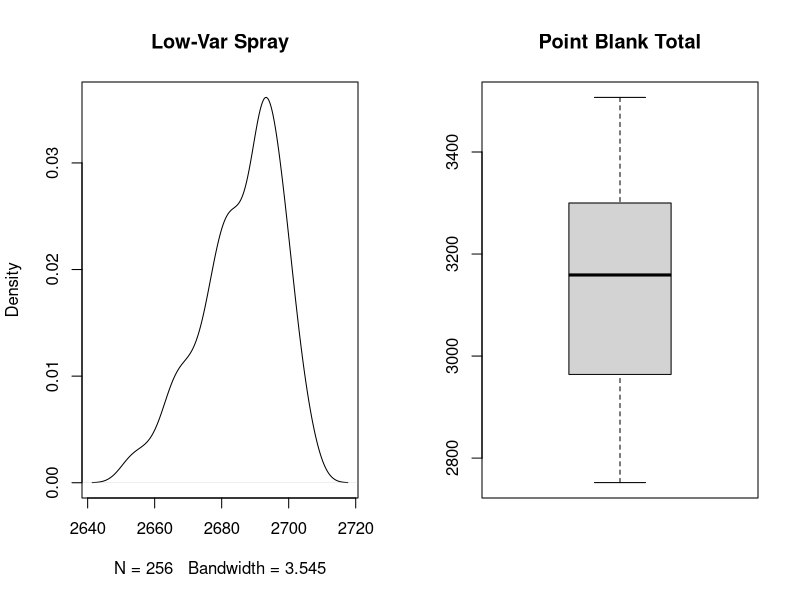

The R source for this figure:
# Dedicated to decino and caused by his BFG video
# https://www.youtube.com/watch?v=MsCqLQJ1EOc

# This is for seeing the stats of a point blank BFG spray with all 40
# rays and the orb hitting the same target.

# Assumptions:
# + All (40*15)D8 RNG rolls are consecutive (severely reducing variance
#   due to the 256 element random table wrapping around twice for one
#   single BFG strike.
# + Since the orb hits several frames earlier, its 100*1D8 damage is
#   considered to be 'independent' since there is no telling how many
#   rng numbers have been drawn between orb strike and BFG spray.

# Textual Results:
# > summary(data_total_sim)
#   Min. 1st Qu.  Median    Mean 3rd Qu.    Max. 
#   2752    2964    3159    3134    3300    3507 
# > summary(data_spray)
#   Min. 1st Qu.  Median    Mean 3rd Qu.    Max. 
#   2652    2679    2688    2686    2695    2707 
# > summary(data_orb)
#   Min. 1st Qu.  Median    Mean 3rd Qu.    Max. 
#   100.0   300.0   500.0   447.7   600.0   800.0
#
# Assuming independence of both this leads to min == 2752 and max == 3507

# https://www.doomworld.com/forum/topic/89069-shotgun-minimum-damage-and-rng/
rng = c(0, 8, 109, 220, 222, 241, 149, 107,  75, 248, 254, 140,  16,  66 ,
    74,  21, 211,  47,  80, 242, 154,  27, 205, 128, 161,  89,  77,  36 ,
    95, 110,  85,  48, 212, 140, 211, 249,  22,  79, 200,  50,  28, 188 ,
    52, 140, 202, 120,  68, 145,  62,  70, 184, 190,  91, 197, 152, 224 ,
    149, 104,  25, 178, 252, 182, 202, 182, 141, 197,   4,  81, 181, 242 ,
    145,  42,  39, 227, 156, 198, 225, 193, 219,  93, 122, 175, 249,   0 ,
    175, 143,  70, 239,  46, 246, 163,  53, 163, 109, 168, 135,   2, 235 ,
    25,  92,  20, 145, 138,  77,  69, 166,  78, 176, 173, 212, 166, 113 ,
    94, 161,  41,  50, 239,  49, 111, 164,  70,  60,   2,  37, 171,  75 ,
    136, 156,  11,  56,  42, 146, 138, 229,  73, 146,  77,  61,  98, 196 ,
    135, 106,  63, 197, 195,  86,  96, 203, 113, 101, 170, 247, 181, 113 ,
    80, 250, 108,   7, 255, 237, 129, 226,  79, 107, 112, 166, 103, 241 ,
    24, 223, 239, 120, 198,  58,  60,  82, 128,   3, 184,  66, 143, 224 ,
    145, 224,  81, 206, 163,  45,  63,  90, 168, 114,  59,  33, 159,  95 ,
    28, 139, 123,  98, 125, 196,  15,  70, 194, 253,  54,  14, 109, 226 ,
    71,  17, 161,  93, 186,  87, 244, 138,  20,  52, 123, 251,  26,  36 ,
    17,  46,  52, 231, 232,  76,  31, 221,  84,  37, 216, 165, 212, 106 ,
    197, 242,  98,  43,  39, 175, 254, 145, 190,  84, 118, 222, 187, 136 ,
    120, 163, 236, 249);

rng_d8 = bitwAnd(rng, 7) + 1;

spray <- function(tab, j0)
{
  n = 15 * 40;
  indices = ((j0:(j0+n-1)) %% length(tab)) + 1;  # << R vectors are indexed starting at 1.
  damage = 0;
  for (j in indices) { damage = damage + tab[j]; }
  return (damage);
}

orb <- function(tab, j0)
{
  j = (j0 %% length(tab)) + 1;
  return (100 * tab[j]);
}

indices = 1:length(rng_d8);
data_spray = NULL;
data_orb = NULL;
for (j in indices)
{
  data_spray = c(data_spray, spray(rng_d8, j));
  data_orb = c(data_orb, orb(rng_d8, j));
}

data_total_sim = NULL;
for (orb in data_orb)
{
  data_total_sim = c(data_total_sim, data_spray + orb);
}

# Generates above textual output.
summary(data_total_sim);
summary(data_spray);
summary(data_orb);

png("bfg_plots.png");
par(mfrow=c(1,2));
plot(density(data_spray), main="Low-Var Spray");
boxplot(data_total_sim, main="Point Blank Total");
dev.off();
